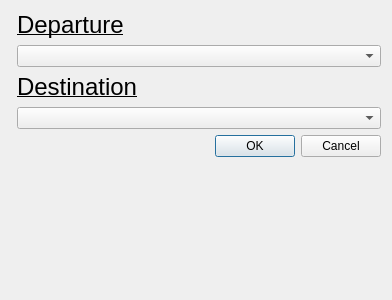
<?xml version="1.0" encoding="UTF-8"?>
<ui version="4.0">
 <class>findPath</class>
 <widget class="QDialog" name="findPath">
  <property name="geometry">
   <rect>
    <x>0</x>
    <y>0</y>
    <width>392</width>
    <height>300</height>
   </rect>
  </property>
  <property name="windowTitle">
   <string>Dialog</string>
  </property>
  <layout class="QFormLayout" name="formLayout">
   <item row="3" column="1">
    <widget class="QComboBox" name="comboBox_2"/>
   </item>
   <item row="5" column="1">
    <widget class="QDialogButtonBox" name="buttonBox">
     <property name="orientation">
      <enum>Qt::Horizontal</enum>
     </property>
     <property name="standardButtons">
      <set>QDialogButtonBox::Cancel|QDialogButtonBox::Ok</set>
     </property>
    </widget>
   </item>
   <item row="0" column="1">
    <widget class="QLabel" name="label">
     <property name="font">
      <font>
       <pointsize>18</pointsize>
       <bold>false</bold>
       <underline>true</underline>
      </font>
     </property>
     <property name="text">
      <string>Departure</string>
     </property>
    </widget>
   </item>
   <item row="1" column="1">
    <widget class="QComboBox" name="comboBox"/>
   </item>
   <item row="2" column="1">
    <widget class="QLabel" name="label_2">
     <property name="font">
      <font>
       <pointsize>18</pointsize>
       <bold>false</bold>
       <underline>true</underline>
      </font>
     </property>
     <property name="text">
      <string>Destination</string>
     </property>
    </widget>
   </item>
  </layout>
 </widget>
 <resources/>
 <connections>
  <connection>
   <sender>buttonBox</sender>
   <signal>accepted()</signal>
   <receiver>findPath</receiver>
   <slot>accept()</slot>
   <hints>
    <hint type="sourcelabel">
     <x>248</x>
     <y>254</y>
    </hint>
    <hint type="destinationlabel">
     <x>157</x>
     <y>274</y>
    </hint>
   </hints>
  </connection>
  <connection>
   <sender>buttonBox</sender>
   <signal>rejected()</signal>
   <receiver>findPath</receiver>
   <slot>reject()</slot>
   <hints>
    <hint type="sourcelabel">
     <x>316</x>
     <y>260</y>
    </hint>
    <hint type="destinationlabel">
     <x>286</x>
     <y>274</y>
    </hint>
   </hints>
  </connection>
 </connections>
</ui>
